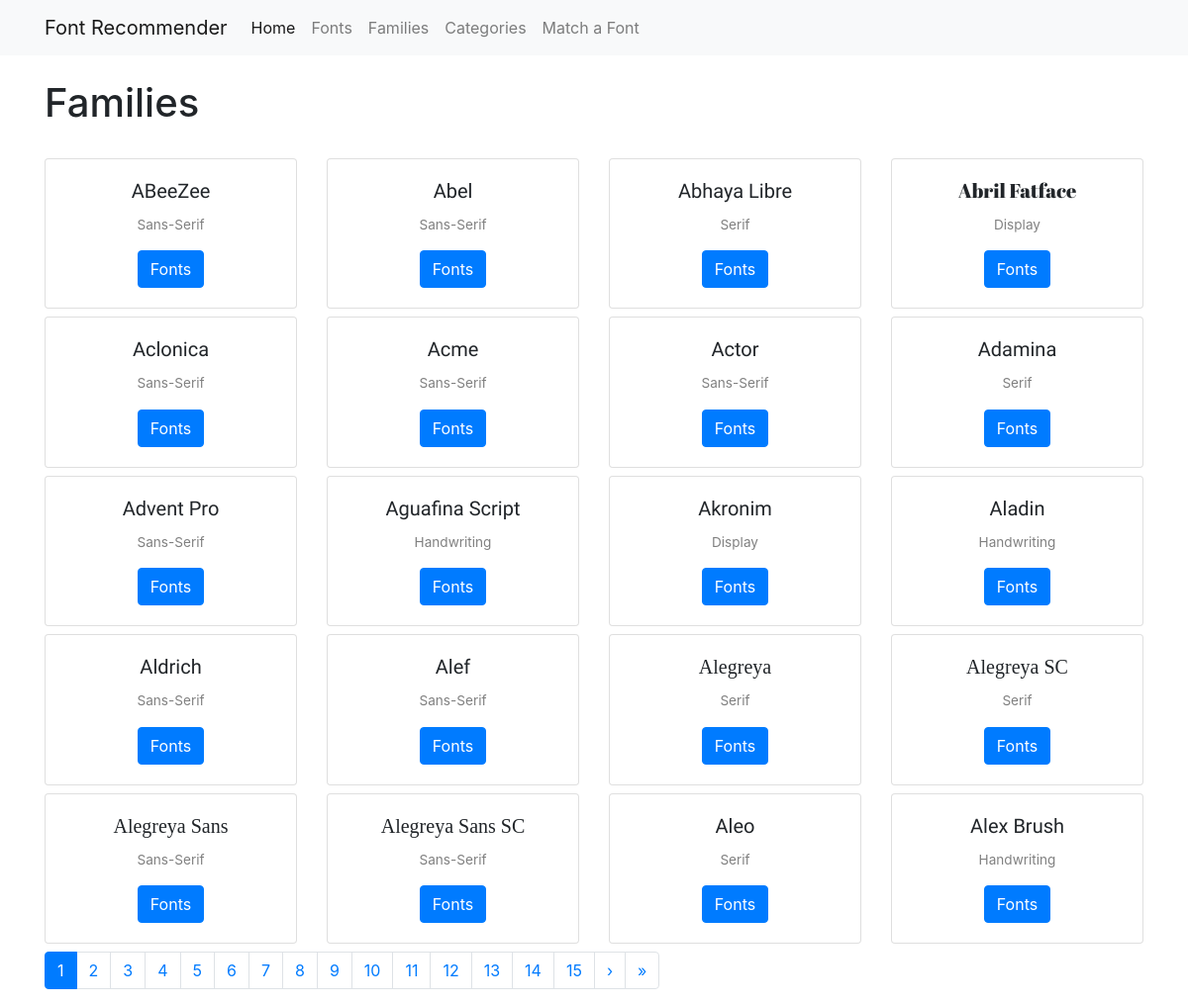
/families/, run on the app's committed database.
### families/models.py (models this page shows, shortened)
class Family(models.Model):
    name = models.CharField(max_length=255, default=None, primary_key=True)
    category = models.ForeignKey(cm.Category, default=None, on_delete=models.CASCADE)
    url = models.URLField()
    class Meta:
        verbose_name_plural = 'Families'

### categories/models.py (models this page shows, shortened)
class Category(models.Model):
    name = models.CharField(max_length=255, default=None, primary_key=True)
    class Meta:
        verbose_name_plural = 'Categories'

### families/views.py (the view)
# urls.py: path('families/', include('families.urls')),
def families(request):
    family_list = Family.objects.all().order_by('name')
    page = request.GET.get('page', 1)
    paginator = Paginator(family_list, 20)
    try:
        families = paginator.page(page)
    except PageNotAnInteger:
        families = paginator.page(1)
    except EmptyPage:
        families = paginator.page(paginator.num_pages)
    context = {
        'families': families
    }
    return render(request, 'families.html', context)

### families/templates/families.html (shortened to what this page needs)
{% extends "base.html" %}
{% load static %}
{% block page_content %}
<h1>Families</h1>
<br>
<div class="row">
{% for family in families %}
    <div class="col-md-3">
        <div class="card mb-2" style="text-align: center;">
            <div class="card-body">
                <h5 class="card-title" style="font-family: {{ family.name }}">{{ family.name }}</h5>
                <p class="card-text" style="font-size: 0.85em; color:gray;">{{ family.category.name }}</p>
                <a href="{% url 'family' family.pk %}" class="btn btn-primary">Fonts</a>
            </div>
        </div>
    </div>
    {% endfor %}
</div>
{% if families.has_other_pages %}
<nav aria-label="Family list pagination">
  <ul class="pagination">
    {% for num in families.paginator.page_range %}
        {% if families.number == num %}
        <li class="page-item active"><span class="pagination-number pagination-current page-link">{{ num }}</span></li>
        {% elif num > families.number|add:'-15' and num < families.number|add:'15' %}
            <li class="page-item"><a class="pagination-number page-link" href="?page={{ num }}">{{ num }}</a></li>
        {% endif %}
      {% endfor %}
    {% if families.has_next %}
    <li class="page-item">
      <a class="page-link" href="?page={{ families.next_page_number }}" aria-label="Next">
        <span aria-hidden="true">&rsaquo;</span>
      </a>
    </li>
        <li class="page-item">
      <a class="page-link" href="?page={{ families.paginator.num_pages }}" aria-label="Last">
        <span aria-hidden="true">&raquo;</span>
      </a>
    </li>
    {% endif %}
  </ul>
</nav>
{% endif %}
{% endblock %}

### data on the page
Family: name "ABeeZee", category.name "Sans-Serif"
Family: name "Abel", category.name "Sans-Serif"
Family: name "Abhaya Libre", category.name "Serif"
Family: name "Abril Fatface", category.name "Display"
Family: name "Aclonica", category.name "Sans-Serif"
Family: name "Acme", category.name "Sans-Serif"
Family: name "Actor", category.name "Sans-Serif"
Family: name "Adamina", category.name "Serif"
Family: name "Advent Pro", category.name "Sans-Serif"
Family: name "Aguafina Script", category.name "Handwriting"
Family: name "Akronim", category.name "Display"
Family: name "Aladin", category.name "Handwriting"
Family: name "Aldrich", category.name "Sans-Serif"
Family: name "Alef", category.name "Sans-Serif"
Family: name "Alegreya", category.name "Serif"
Family: name "Alegreya SC", category.name "Serif"
Family: name "Alegreya Sans", category.name "Sans-Serif"
Family: name "Alegreya Sans SC", category.name "Sans-Serif"
Family: name "Aleo", category.name "Serif"
Family: name "Alex Brush", category.name "Handwriting"

### other printed values
{{ num }} "1"
{{ num }} "2" "3" "4" "5" "6" "7" "8" "9" "10" "11" "12" "13" "14" "15"
